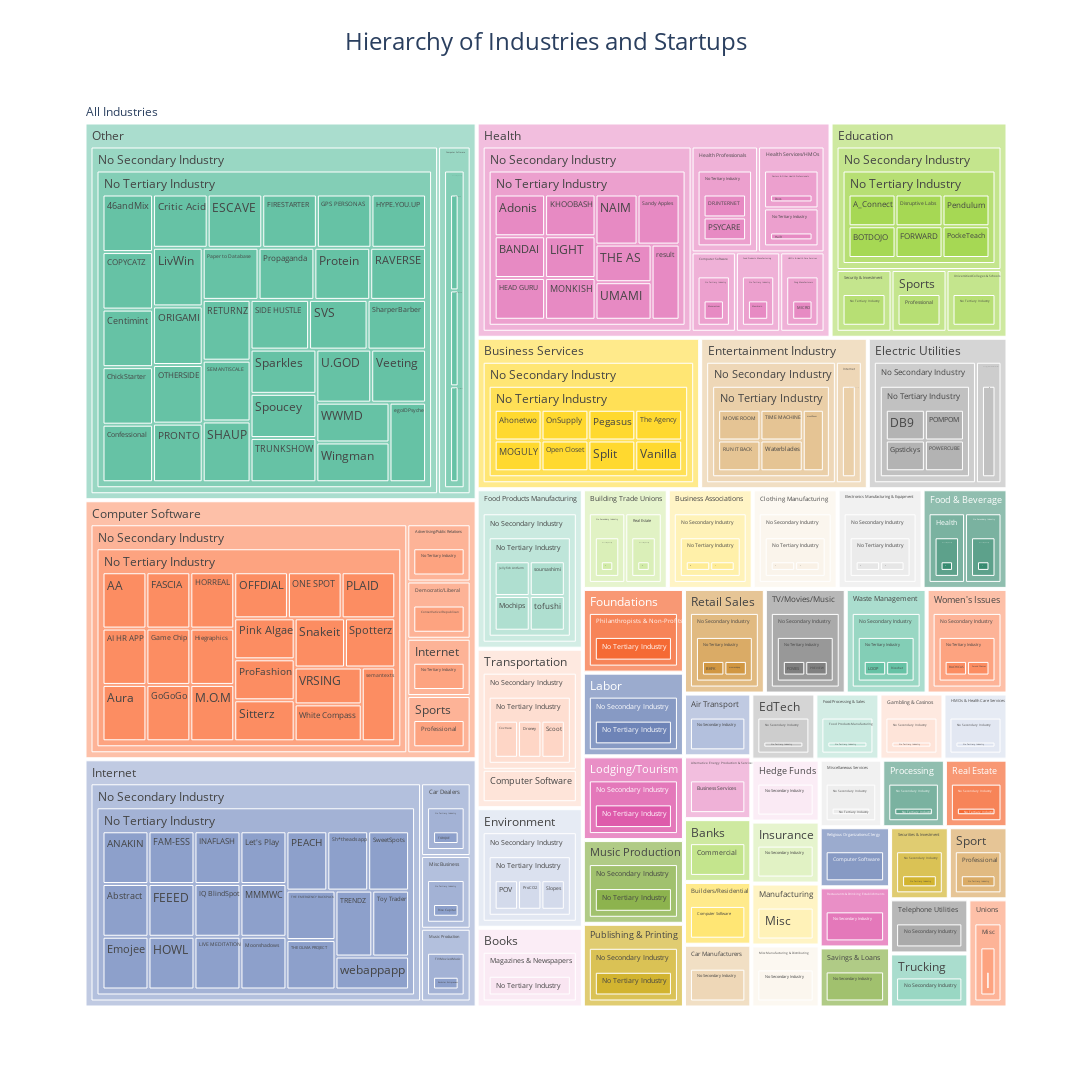

This figure's notebook cell:
### Code cell
# Generate treemap
fig = px.treemap(
    treemap_df,
    path=[
        px.Constant('All Industries'),  # Add a root level for better visualization
        'Primary Industry',
        'Secondary Industry',
        'Tertiary Industry',
        'Company'
    ],
    color_discrete_sequence=px.colors.qualitative.Set2,
    title='Hierarchy of Industries and Startups'
)

fig.update_layout(
    width=2500,
    height=2300,
    title_x=0.5,
    title_font_size=24,
    autosize=True
)

fig.show()

### Figure 1 — Plotly figure (JSON) as saved in the notebook; plotly's stock layout.template omitted (floating-point values rounded to 4 significant figures; data arrays with more than 128 entries replaced by an {"elided": "..."} marker saying what was removed)
{"data": [{"branchvalues": "total", "domain": {"x": [0, 1], "y": [0, 1]}, "hovertemplate": "labels=%{label}<br>count=%{value}<br>parent=%{parent}<br>id=%{id}<extra></extra>", "ids": {"elided": "387 str values"}, "labels": {"elided": "387 str values"}, "name": "", "parents": {"elided": "387 str values"}, "type": "treemap", "values": {"elided": "387 int values"}}], "layout": {"autosize": true, "height": 2300, "legend": {"tracegroupgap": 0}, "title": {"font": {"size": 24}, "text": "Hierarchy of Industries and Startups", "x": 0.5}, "treemapcolorway": ["rgb(102,194,165)", "rgb(252,141,98)", "rgb(141,160,203)", "rgb(231,138,195)", "rgb(166,216,84)", "rgb(255,217,47)", "rgb(229,196,148)", "rgb(179,179,179)"], "width": 2500}}
